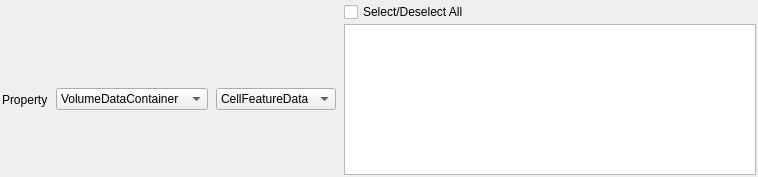
<?xml version="1.0" encoding="UTF-8"?>
<ui version="4.0">
 <class>MultiDataArraySelectionWidget</class>
 <widget class="QWidget" name="MultiDataArraySelectionWidget">
  <property name="geometry">
   <rect>
    <x>0</x>
    <y>0</y>
    <width>758</width>
    <height>177</height>
   </rect>
  </property>
  <layout class="QGridLayout" name="gridLayout">
   <property name="leftMargin">
    <number>2</number>
   </property>
   <property name="topMargin">
    <number>2</number>
   </property>
   <property name="rightMargin">
    <number>2</number>
   </property>
   <property name="bottomMargin">
    <number>2</number>
   </property>
   <property name="horizontalSpacing">
    <number>8</number>
   </property>
   <property name="verticalSpacing">
    <number>2</number>
   </property>
   <item row="1" column="2">
    <widget class="DREAM3DComboBox" name="dataContainerList">
     <property name="sizePolicy">
      <sizepolicy hsizetype="Fixed" vsizetype="Maximum">
       <horstretch>0</horstretch>
       <verstretch>0</verstretch>
      </sizepolicy>
     </property>
     <property name="toolTip">
      <string>Select A Data Container</string>
     </property>
     <property name="statusTip">
      <string>Select A Data Container</string>
     </property>
     <property name="sizeAdjustPolicy">
      <enum>QComboBox::AdjustToContents</enum>
     </property>
     <item>
      <property name="text">
       <string>VolumeDataContainer</string>
      </property>
     </item>
    </widget>
   </item>
   <item row="0" column="4">
    <widget class="QCheckBox" name="selectCheckBox">
     <property name="text">
      <string>Select/Deselect All</string>
     </property>
     <property name="tristate">
      <bool>true</bool>
     </property>
    </widget>
   </item>
   <item row="1" column="4">
    <widget class="QListWidget" name="attributeArraysWidget">
     <property name="sizePolicy">
      <sizepolicy hsizetype="Expanding" vsizetype="Expanding">
       <horstretch>0</horstretch>
       <verstretch>0</verstretch>
      </sizepolicy>
     </property>
     <property name="sizeAdjustPolicy">
      <enum>QAbstractScrollArea::AdjustIgnored</enum>
     </property>
     <property name="editTriggers">
      <set>QAbstractItemView::NoEditTriggers</set>
     </property>
    </widget>
   </item>
   <item row="1" column="3">
    <widget class="DREAM3DComboBox" name="attributeMatrixList">
     <property name="sizePolicy">
      <sizepolicy hsizetype="Fixed" vsizetype="Maximum">
       <horstretch>0</horstretch>
       <verstretch>0</verstretch>
      </sizepolicy>
     </property>
     <property name="toolTip">
      <string>Select An Attribute Matrix</string>
     </property>
     <property name="statusTip">
      <string>Select An Attribute Matrix</string>
     </property>
     <property name="sizeAdjustPolicy">
      <enum>QComboBox::AdjustToContents</enum>
     </property>
     <item>
      <property name="text">
       <string>CellFeatureData</string>
      </property>
     </item>
    </widget>
   </item>
   <item row="1" column="0">
    <widget class="QLabel" name="label">
     <property name="sizePolicy">
      <sizepolicy hsizetype="Preferred" vsizetype="Preferred">
       <horstretch>0</horstretch>
       <verstretch>0</verstretch>
      </sizepolicy>
     </property>
     <property name="text">
      <string>Property</string>
     </property>
    </widget>
   </item>
  </layout>
 </widget>
 <customwidgets>
  <customwidget>
   <class>DREAM3DComboBox</class>
   <extends>QComboBox</extends>
   <header location="global">DREAM3DComboBox.h</header>
  </customwidget>
 </customwidgets>
 <resources/>
 <connections/>
</ui>
